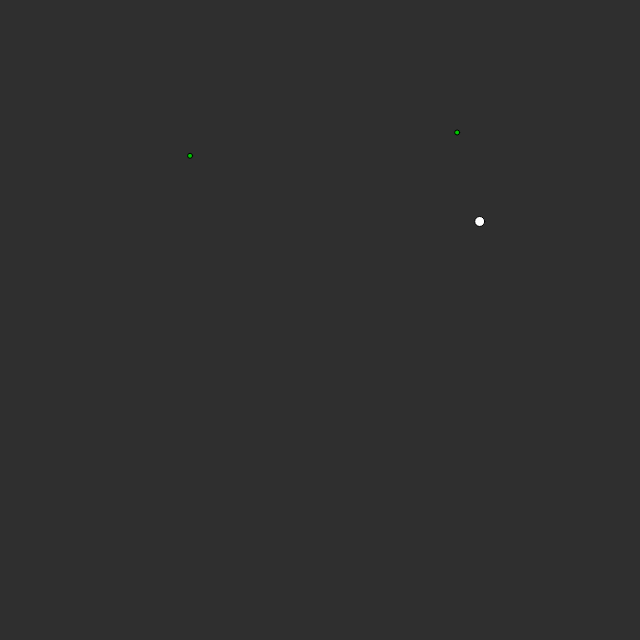
Frame 1 (no input)
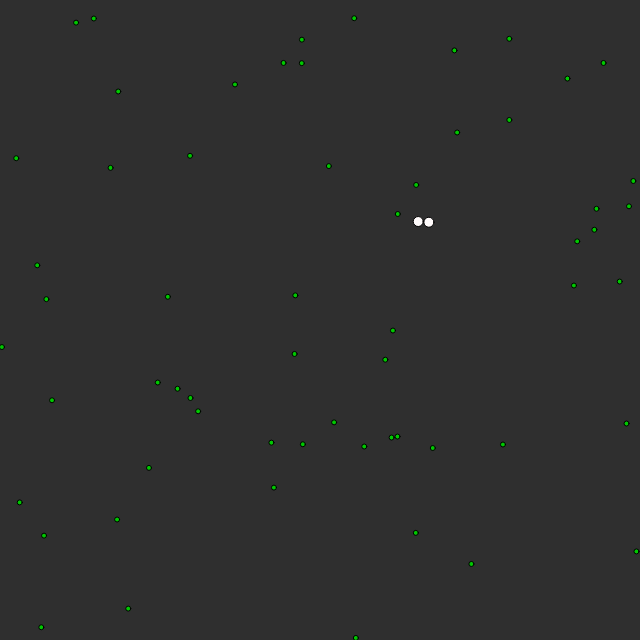
Frame 60 (no input)
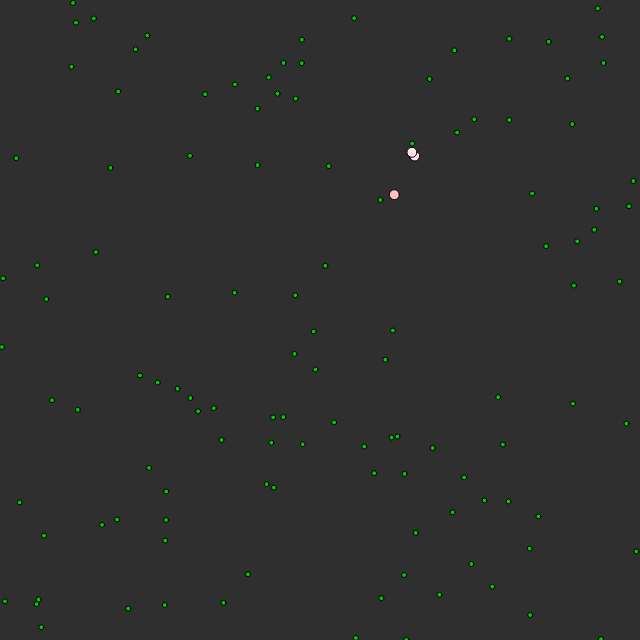
Frame 120 (the mouse pressed at the canvas centre since frame 60)

The p5.js sketch that drew these frames (run headless with seeded random() and noise() and a simulated clock; from frame 60 on, the mouse is pressed at the canvas centre):

// p5.js sketch
// ── sketch.js
var width = 640;
var heigth = 640;
var food, creature;
var foods = [], creatures = [];

function setup(){
	createCanvas(640, 640);
	createFoods(1);
	createCreatures(1);
}

function draw(){
	background(47);
	createFoodsInTime(1);
	showFoods(foods);
	showCreatures(creatures);

	for(let i = 0; i < creatures.length; i++){
		foods = creatures[i].moveTowardsFood(foods);
		creatures[i].reproduce(creatures);
		if(creatures[i].life == 0){
			creatures.splice(i, 1);
			i--;
		}else{
			creatures[i].life -= 1;
		}
	}
}

function Food(x, y){
	this.x = x;
	this.y = y;
	this.size = 5;

	this.draw = function(){
		fill(0, 200, 0);
		ellipse(this.x, this.y, this.size);
	}
}

function Creature(x, y, speed, life){
	this.x = x;
	this.y = y;
	this.speed = speed;
	this.life = life;
	this.size = 10;

	this.draw = function(){
		fill(255, this.life, this.life);
		ellipse(this.x, this.y, this.size);
	}

	this.moveTowardsFood = function(_foods){
		let indexOfNearestFood = this.findIndexOfNearestFood(_foods);
		let target = _foods[indexOfNearestFood];
		let futurePos = createVector(target.x - this.x, target.y - this.y);
		let dist = Math.sqrt(calcDisSemSqrt(this, target));
		futurePos.div(dist);
		this.x += futurePos.x * this.speed;
		this.y += futurePos.y * this.speed;

		if(dist < this.size/2){
			_foods.splice(indexOfNearestFood, 1);
			if(this.life < 255)
				this.life += 100;
		}

		return _foods;
	}

	this.findIndexOfNearestFood = function(_foods){
		let indexOfNearestFood = 0;
		for(let i = 0; i < _foods.length; i++){
			if(calcDisSemSqrt(this, _foods[i]) < calcDisSemSqrt(this, _foods[indexOfNearestFood]))
				indexOfNearestFood = i;
		}

		return indexOfNearestFood;
	}

	this.reproduce = function(_creatures){
		if(this.life > 255){
			let baby = new Creature(this.x + this.size/2, this.y, random(this.speed-0.2, this.speed+0.2), 255);
			_creatures.push(baby);
			baby = new Creature(this.x - this.size/2, this.y, random(this.speed-0.2, this.speed+0.2), 255);
			_creatures.push(baby);
			this.life = 0;
		}
	}
}

function calcDisSemSqrt(p1, p2){
	return Math.pow(p1.x - p2.x, 2) + Math.pow(p1.y - p2.y, 2);
}

function createFoods(n){
	for(let i = 0; i < n; i++){
		food = new Food(random(width), random(heigth));
		foods.push(food);
	}
}

function createFoodsInTime(n){
	if(frameCount % n == 0){
		food = new Food(random(width), random(heigth));
		foods.push(food);	
	}
}

function showFoods(_foods){
	for(let i = 0; i < _foods.length; i++)
		_foods[i].draw();
}

function createCreatures(n){
	for(let i = 0; i < n; i++){
		creature = new Creature(random(width), random(heigth), random(1.5), 255);
		creatures.push(creature);
	}
}

function showCreatures(_creatures){
	for(let i = 0; i < _creatures.length; i++)
		_creatures[i].draw();
}
